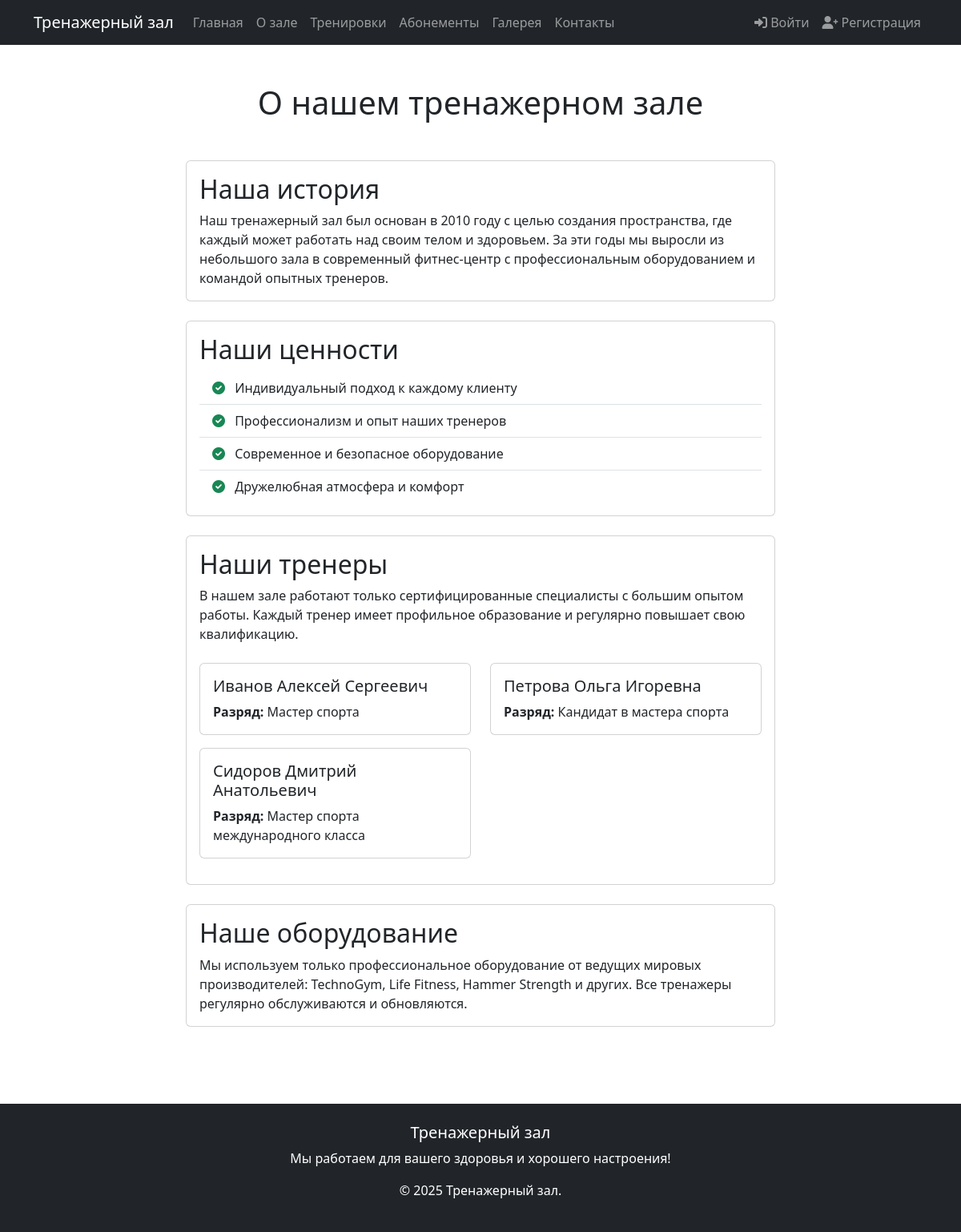
Page /about.php on the committed database.
### src/about.php (the view, shortened to what this page needs)
<?php
require_once 'config/db_connect.php';
include 'templates/header.php';
?>
<div class="container py-5">
    <div class="row" style = 'min=height: 100vh'>
        <div class="col-lg-8 mx-auto">
            <h1 class="text-center mb-5">О нашем тренажерном зале</h1>
            <div class="card mb-4">
                <div class="card-body">
                    <h2 class="card-title">Наша история</h2>
                    <p class="card-text">Наш тренажерный зал был основан в 2010 году с целью создания пространства, где каждый может работать над своим телом и здоровьем. За эти годы мы выросли из небольшого зала в современный фитнес-центр с профессиональным оборудованием и командой опытных тренеров.</p>
                </div>
            </div>
            <div class="card mb-4">
                <div class="card-body">
                    <h2 class="card-title">Наши ценности</h2>
                    <ul class="list-group list-group-flush">
                        <li class="list-group-item">
                            <i class="fas fa-check-circle text-success me-2"></i>
                            Индивидуальный подход к каждому клиенту
                        </li>
                        <li class="list-group-item">
                            <i class="fas fa-check-circle text-success me-2"></i>
                            Профессионализм и опыт наших тренеров
                        </li>
                        <li class="list-group-item">
                            <i class="fas fa-check-circle text-success me-2"></i>
                            Современное и безопасное оборудование
                        </li>
                        <li class="list-group-item">
                            <i class="fas fa-check-circle text-success me-2"></i>
                            Дружелюбная атмосфера и комфорт
                        </li>
                    </ul>
                </div>
            </div>
            <div class="card mb-4">
                <div class="card-body">
                    <h2 class="card-title">Наши тренеры</h2>
                    <p class="card-text">В нашем зале работают только сертифицированные специалисты с большим опытом работы. Каждый тренер имеет профильное образование и регулярно повышает свою квалификацию.</p>
                    <?php
                    try {
                        $stmt = $pdo->query("SELECT * FROM Тренеры ORDER BY Фамилия");
                        $trainers = $stmt->fetchAll();
                        if ($trainers): ?>
                            <div class="row mt-4">
                                <?php foreach ($trainers as $trainer): ?>
                                    <div class="col-md-6 mb-3">
                                        <div class="card h-100">
                                            <div class="card-body">
                                                <h5 class="card-title"><?= htmlspecialchars($trainer['Фамилия'] . ' ' . htmlspecialchars($trainer['Имя'] . ' ' . htmlspecialchars($trainer['Отчество']))) ?></h5>
                                                <p class="card-text">
                                                    <strong>Разряд:</strong> <?= htmlspecialchars($trainer['Разряд']) ?>
                                                </p>
                                            </div>
                                        </div>
                                    </div>
                                <?php endforeach; ?>
                            </div>
                        <?php endif;
                    } catch (PDOException $e) {
                        echo '<div class="alert alert-warning">Не удалось загрузить информацию о тренерах</div>';
                    }
                    ?>
                </div>
            </div>
            <div class="card">
                <div class="card-body">
                    <h2 class="card-title">Наше оборудование</h2>
                    <p class="card-text">Мы используем только профессиональное оборудование от ведущих мировых производителей: TechnoGym, Life Fitness, Hammer Strength и других. Все тренажеры регулярно обслуживаются и обновляются.</p>
                </div>
            </div>
        </div>
    </div>
</div>
<?php include 'templates/footer.php'; ?>

### rows in the picture
тренеры: Фамилия+Имя+Отчество "Иванов Алексей Сергеевич", Разряд "Мастер спорта"
тренеры: Фамилия+Имя+Отчество "Петрова Ольга Игоревна", Разряд "Кандидат в мастера спорта"
тренеры: Фамилия+Имя+Отчество "Сидоров Дмитрий Анатольевич", Разряд "Мастер спорта международного класса"
